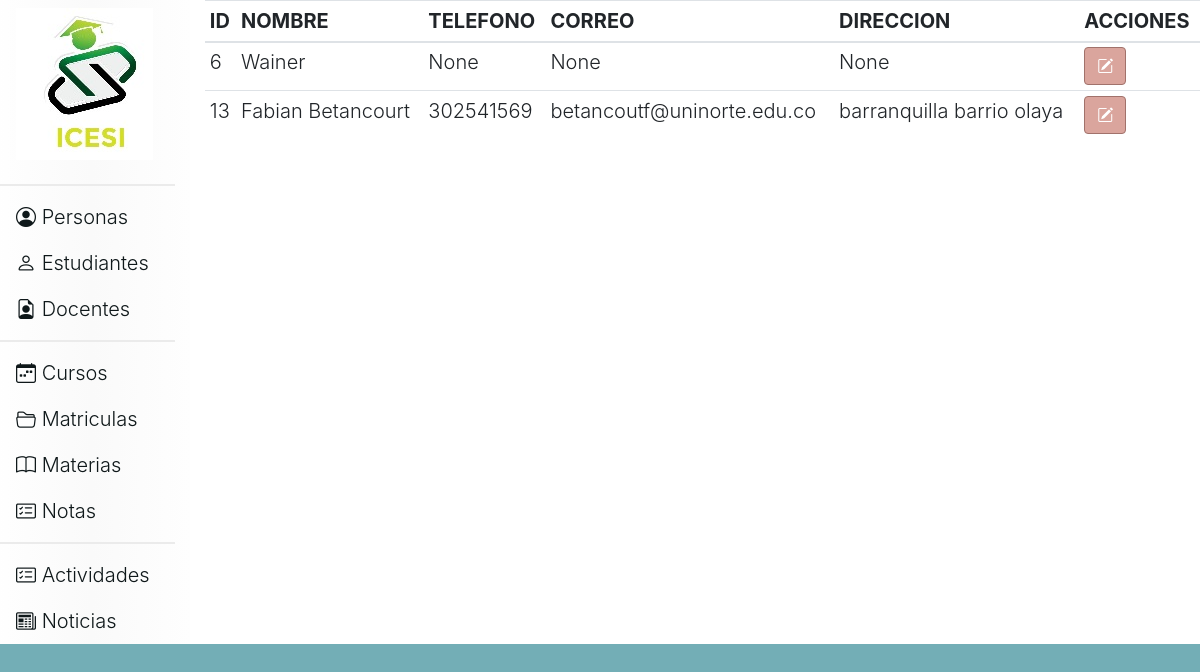
Page /docentes on the committed database.
### tables this page shows
CREATE TABLE user (id integer PRIMARY KEY AUTOINCREMENT, nombre_usuario char (50) NOT NULL, telefono INTEGER (20), correo VARCHAR (30), direccion VARCHAR (50), id_rol integer NOT NULL);

### app.py (the view)
@app.route('/docentes')
def docentes():
    response=controller.DatosUsuarios('DOCENTE')
    return render_template('docentes.html',lista=response)

### controller.py (called while the page is built)
def Conectar():
    conexion= sqlite3.connect("ciclo3db.db")
    return conexion

def DatosUsuarios(rol):
    conn= Conectar()
    cursor= conn.execute("select `user`.id, `user`.nombre_usuario,`user`.telefono, `user`.correo, `user`.direccion from `user` inner join roles on (`user`.id_rol=roles.id) where `roles`.nombre='"+rol+"';")
    return cursor.fetchall() #item
    conn.close()

### templates/docentes.html (shortened to what this page needs)
{% extends 'head.html' %}
{% block contenido %}
    <table class="table table-sm">
        <thead>
            <tr>
                <th>ID</th>
                <th>NOMBRE</th>
                <th>TELEFONO</th>
                <th>CORREO</th>
                <th>DIRECCION</th>
                <th>ACCIONES</th>
            </tr>
        </thead>
         <tbody>
            {% for item in lista %}
            <tr>
                <td>{% print(item[0])%}</td>
                <td>{% print(item[1])%}</td>
                <td>{% print(item[2])%}</td>
                <td>{% print(item[3])%}</td>
                <td>{% print(item[4])%}</td>
                <td>
                    <form action="/docentes_editar" method="POST">
                        <button type="submit" class="btn btn-primary"><i class="bi bi-pencil-square"></i></button>
                    </form>
                </td>
            </tr>
            {% endfor %}
        </tbody>
    </table>
{% endblock %}

### static/css/estilos.css (style rules this page uses)
body { background-color: #73aeb6; font-size: 20px; font-weight: 300; }
.btn-primary { background-color:#daa59d; border-color: #a1726b; }

### rows in the picture
user: id "6", nombre_usuario "Wainer", print "None"
user: id "13", nombre_usuario "Fabian Betancourt", telefono "302541569", correo "betancoutf@uninorte.edu.co", direccion "barranquilla barrio olaya"
